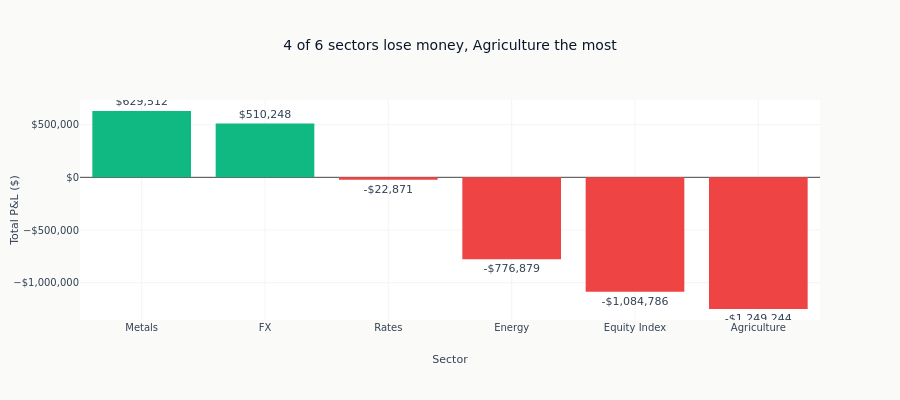

The cell this chart's notebook holds for it:
### Code cell
# Visualize sector P&L
fig = go.Figure()
fig.add_trace(
    go.Bar(
        x=sector_pnl["sector"].to_list(),
        y=sector_pnl["total_pnl"].to_list(),
        marker_color=[
            COLORS["positive"] if pnl > 0 else COLORS["negative"]
            for pnl in sector_pnl["total_pnl"].to_list()
        ],
        text=[format_usd(p) for p in sector_pnl["total_pnl"].to_list()],
        textposition="outside",
    )
)
_losing_sectors = int((sector_pnl["total_pnl"] < 0).sum())
fig.update_layout(
    title=(
        f"{_losing_sectors} of {sector_pnl.height} sectors lose money, "
        f"{sector_pnl.row(-1, named=True)['sector']} the most"
    ),
    xaxis_title="Sector",
    yaxis_title="Total P&L ($)",
    yaxis_tickformat="$,.0f",
    height=400,
)
fig.show()

### Figure 1 — Plotly figure (JSON) as saved in the notebook; plotly's stock layout.template omitted (floating-point values rounded to 4 significant figures)
{"data": [{"marker": {"color": ["#10b981", "#10b981", "#ef4444", "#ef4444", "#ef4444", "#ef4444"]}, "text": ["$629,512", "$510,248", "-$22,871", "-$776,879", "-$1,084,786", "-$1,249,244"], "textposition": "outside", "type": "bar", "x": ["Metals", "FX", "Rates", "Energy", "Equity Index", "Agriculture"], "y": [629500.0, 510200.0, -22870.0, -776900.0, -1085000.0, -1249000.0]}], "layout": {"height": 400, "title": {"text": "4 of 6 sectors lose money, Agriculture the most"}, "xaxis": {"title": {"text": "Sector"}}, "yaxis": {"tickformat": "$,.0f", "title": {"text": "Total P&L ($)"}}}}
